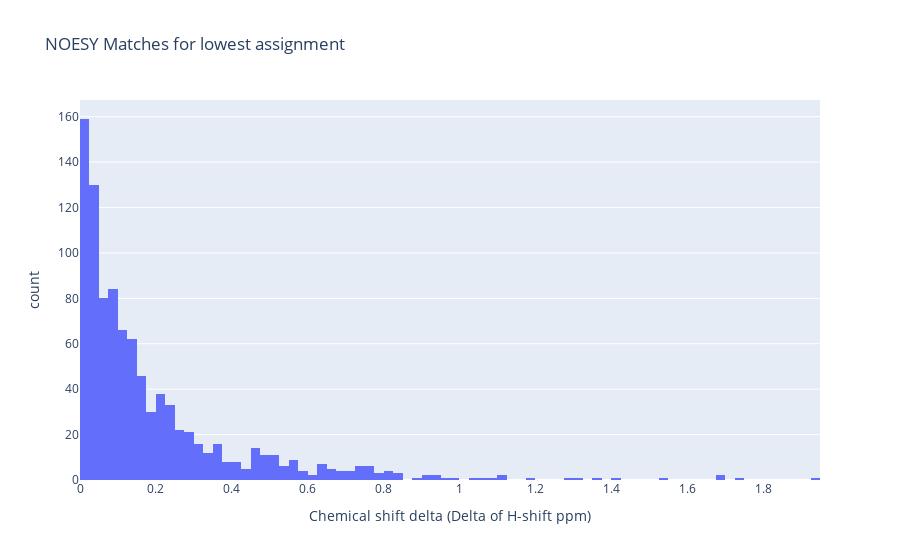

This figure's notebook cell:
### Code cell
import plotly.graph_objects as go
fig = go.Figure()
fig.add_trace(go.Histogram(x = noesy_match_ls, name = 'Noesy deltas',
                           xbins={'start': 0, 'end': 2, 'size': 0.025}))
fig.update_layout( title_text='NOESY Matches for lowest assignment',
                  xaxis_title_text = 'Chemical shift delta (Delta of H-shift ppm)', yaxis_title_text='count')
fig.show()
print(len(noesy_match_ls))

### Figure 1 — Plotly figure (JSON) as saved in the notebook; plotly's stock layout.template omitted (floating-point values rounded to 4 significant figures; data arrays with more than 128 entries replaced by an {"elided": "..."} marker saying what was removed)
{"data": [{"name": "Noesy deltas", "type": "histogram", "x": {"elided": "961 float values"}, "xbins": {"end": 2, "size": 0.025, "start": 0}}], "layout": {"title": {"text": "NOESY Matches for lowest assignment"}, "xaxis": {"title": {"text": "Chemical shift delta (Delta of H-shift ppm)"}}, "yaxis": {"title": {"text": "count"}}}}
